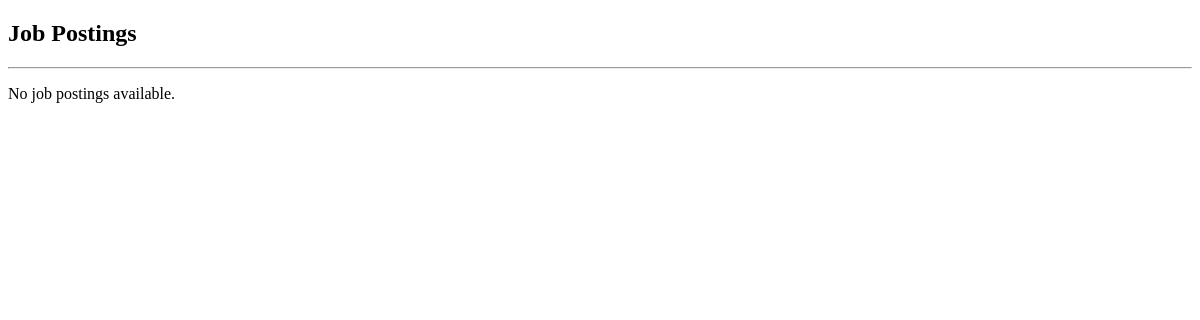
The app's page /jobs/, older data.
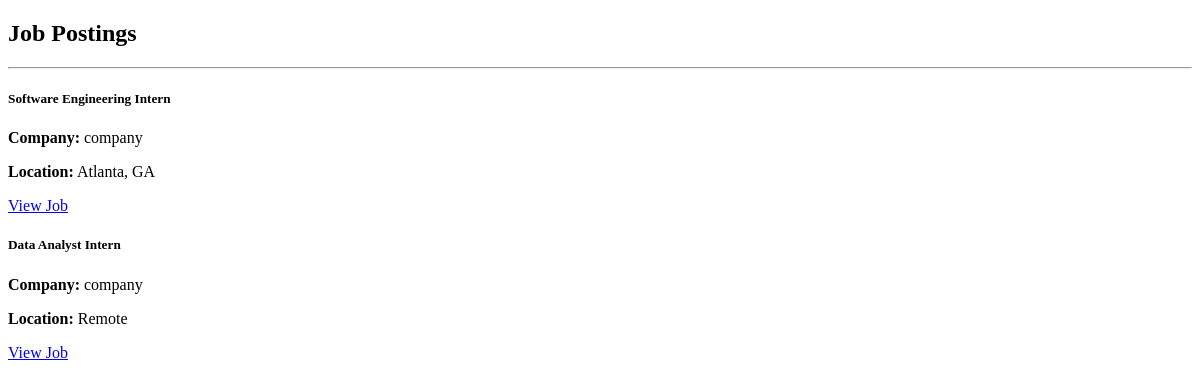
The same page, newer data.
### jobs/models.py (models this page shows, shortened)
class JobPosting(models.Model):
    recruiter = models.ForeignKey(
        settings.AUTH_USER_MODEL,
        on_delete=models.SET_NULL,
        null=True,
        blank=True,
        related_name='job_postings'
    )
    title = models.CharField(max_length=255)
    company = models.CharField(max_length=255)
    location = models.CharField(max_length=255)
    description = models.TextField()
    required_skills = models.TextField(blank=True)
    is_active = models.BooleanField(default=True)

### jobs/views.py (the view)
# urls.py: path('', views.index, name='cart.index'),
def index(request):
    jobs = JobPosting.objects.all()
    template_data = {}
    template_data['title'] = 'Jobs'
    template_data['jobs'] = jobs
    return render(
        request,
        'jobs/index.html',
        {'template_data': template_data}
    )

### jobs/templates/jobs/index.html (shortened to what this page needs)
<!DOCTYPE html>
<html>
<head>
</head>
<body>
    <div class="p-3">
        <div class="container">
            <div class="row mt-3">
                <div class="col mx-auto mb-3">
                    <h2>Job Postings</h2>
                    <hr />
                </div>
            </div>
            <div class="row">
                {% for job in template_data.jobs %}
                <div class="col-md-4 col-lg-3 mb-3">
                    <div class="card p-3 h-100">
                        <div class="card-body">
                            <h5 class="card-title">
                                {{ job.title }}
                            </h5>
                            <p>
                                <b>Company:</b>
                                {{ job.company }}
                            </p>
                            <p>
                                <b>Location:</b>
                                {{ job.location }}
                            </p>
                            <a href="{% url 'jobs.show' id=job.id %}">
                                View Job
                            </a>
                        </div>
                    </div>
                </div>
                {% empty %}
                <p>No job postings available.</p>
                {% endfor %}
            </div>
        </div>
    </div>
</body>
</html>

Row changes from the older to the newer data that the page shows:
added JobPosting: title "Software Engineering Intern", company "company", location "Atlanta, GA"
added JobPosting: title "Data Analyst Intern", company "company", location "Remote"
Text that changed along with them:
text no longer shown: "No job postings available."
